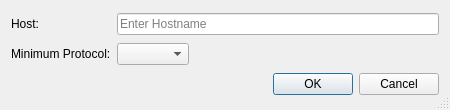
<?xml version="1.0" encoding="UTF-8"?>
<ui version="4.0">
 <class>HgUserConfigHostMinimumProtocolDialog</class>
 <widget class="QDialog" name="HgUserConfigHostMinimumProtocolDialog">
  <property name="geometry">
   <rect>
    <x>0</x>
    <y>0</y>
    <width>450</width>
    <height>110</height>
   </rect>
  </property>
  <property name="windowTitle">
   <string>Minimum Protocol</string>
  </property>
  <property name="sizeGripEnabled">
   <bool>true</bool>
  </property>
  <layout class="QGridLayout" name="gridLayout">
   <item row="0" column="0">
    <widget class="QLabel" name="label">
     <property name="text">
      <string>Host:</string>
     </property>
    </widget>
   </item>
   <item row="0" column="1">
    <widget class="E5ClearableLineEdit" name="hostEdit">
     <property name="toolTip">
      <string>Enter the host name</string>
     </property>
     <property name="placeholderText">
      <string>Enter Hostname</string>
     </property>
    </widget>
   </item>
   <item row="1" column="0">
    <widget class="QLabel" name="hashLabel">
     <property name="text">
      <string>Minimum Protocol:</string>
     </property>
    </widget>
   </item>
   <item row="1" column="1">
    <layout class="QHBoxLayout" name="horizontalLayout">
     <item>
      <widget class="QComboBox" name="minimumProtocolComboBox"/>
     </item>
     <item>
      <spacer name="horizontalSpacer">
       <property name="orientation">
        <enum>Qt::Horizontal</enum>
       </property>
       <property name="sizeHint" stdset="0">
        <size>
         <width>178</width>
         <height>20</height>
        </size>
       </property>
      </spacer>
     </item>
    </layout>
   </item>
   <item row="2" column="0" colspan="2">
    <widget class="QDialogButtonBox" name="buttonBox">
     <property name="orientation">
      <enum>Qt::Horizontal</enum>
     </property>
     <property name="standardButtons">
      <set>QDialogButtonBox::Cancel|QDialogButtonBox::Ok</set>
     </property>
    </widget>
   </item>
  </layout>
 </widget>
 <customwidgets>
  <customwidget>
   <class>E5ClearableLineEdit</class>
   <extends>QLineEdit</extends>
   <header>E5Gui/E5LineEdit.h</header>
  </customwidget>
 </customwidgets>
 <tabstops>
  <tabstop>hostEdit</tabstop>
  <tabstop>minimumProtocolComboBox</tabstop>
 </tabstops>
 <resources/>
 <connections>
  <connection>
   <sender>buttonBox</sender>
   <signal>accepted()</signal>
   <receiver>HgUserConfigHostMinimumProtocolDialog</receiver>
   <slot>accept()</slot>
   <hints>
    <hint type="sourcelabel">
     <x>248</x>
     <y>254</y>
    </hint>
    <hint type="destinationlabel">
     <x>157</x>
     <y>274</y>
    </hint>
   </hints>
  </connection>
  <connection>
   <sender>buttonBox</sender>
   <signal>rejected()</signal>
   <receiver>HgUserConfigHostMinimumProtocolDialog</receiver>
   <slot>reject()</slot>
   <hints>
    <hint type="sourcelabel">
     <x>316</x>
     <y>260</y>
    </hint>
    <hint type="destinationlabel">
     <x>286</x>
     <y>274</y>
    </hint>
   </hints>
  </connection>
 </connections>
</ui>
